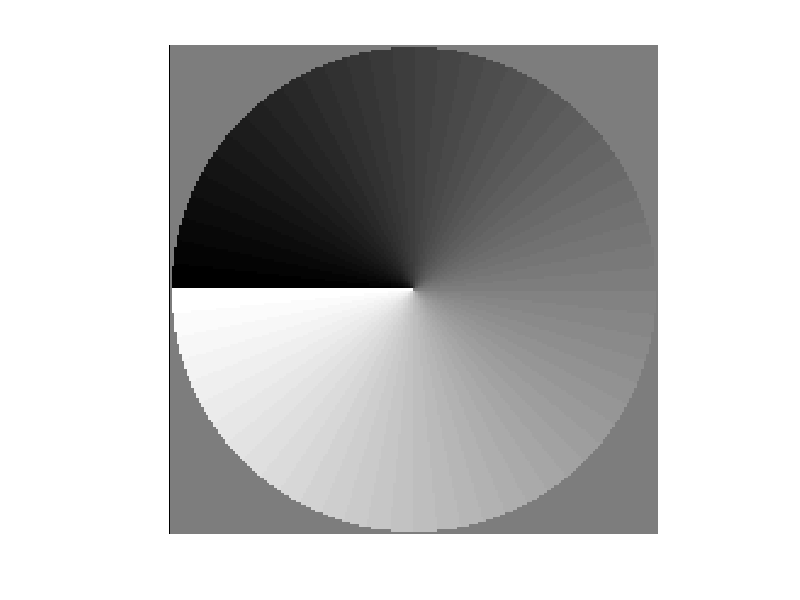

Recreate this plot in MATLAB. (Note: this script raises an error after producing the figure.)
%Calculation of the optical fields using Debye theory.
%unit: um

clc
clear all
%%%%%%%%%%%%%%%%%%%%%%%%%%%%%%%%%%%%%%%%%%%%%%%%%%%%%%%%%%%%%%%%%%%%%%%%%%%%%%%%%%%%%%%%%%%%%%%%%%%%%%%%%%%%%%%%%%%%%%%%
M = 201;
global lamda k n1 NA fo
n1 = 1.514;
z = 0e0;
Mo = 100;
F = 180e3;
N=(M-1)/2; 
lamda = 800e-3;
NA = 1.4; 
fo=F./Mo;
R=fo.*NA;
k = (2.*pi)./lamda;
polar='rc';
m=linspace(-M/2,M/2,M);
n=linspace(-M/2,M/2,M);
[m n] = meshgrid(m,n); 
th=asin(NA.*sqrt(m.^2 + n.^2)./(N.*n1));
thh=th;
th(thh>asin(NA./n1))=0;
phi = atan2 (n,m);
phi(phi<0) = phi(phi<0)+2.*pi;
%%%%%%%%%%%%%%%%%%%%%%%%%%%%%%%%%%%%%%%%%%%%%%%%%%%%%%%%%%%%%%%%%
Fi=mod(phi.*1,2*pi); 
%%%%%%%%%%%%%%%%%%%%%%%%%%%%%%%%%%%%%%%%%%%%%%%%%%%%%%%%%%%%%%%%
E0 = ones(M);
E = E0.*exp(i.*Fi);
E(thh>asin(NA./n1))=0;
figure
imshow(angle(E),[]); 
% %%%%%%%%%%%%%%%%%%%%%%%%%%%%%%%%%%%%%%%%%%%%%%%%%%%%%%%%%%%%%%%%%%%%%%%%%%%%%%%%%%%%%%%%%%%%%%%%%%%%%%%%%%%%%%%%%%%%%%%%
my=501;
mx=501;
startx = -0.8e0; 
endx = 0.8e0;  
starty = -0.8e0; 
endy = 0.8e0;
%%%%%%%%%%%%%%%%%%%%%%%%%%%%%%%%%%%%%%%%%%%%%%%%%%%%%%%%%%%%%%%%%%%%%%%%%%%%%%%%%%%%%%%%%%%%%%%%%%%%%%%%%%%%%%%%%%%%%%%%
[Ex Ey Ez] = Vector_Bluestein(E,M,polar,startx,endx,starty,endy,z,mx,my); 
%%%%%%%%%%%%%%%%%%%%%%%%%%%%
Ix = abs(Ex).^2;
Iy = abs(Ey).^2;
Iz = abs(Ez).^2;
Phasex=angle(Ex);
Phasey=angle(Ey);
Phasez=angle(Ez);
I = Ix+Iy+Iz;
Imax=max(max(I));
I=I./Imax;
Ix=Ix./Imax;
Iy=Iy./Imax;
Iz=Iz./Imax;
%%%%%%%%%%%%%%%%%%%%%%%%%%%% 
x = linspace(startx,endx,mx);
y = linspace(starty,endy,my);
figure
surfc(x./lamda,y./lamda,I), colormap hot, axis equal, view([0, -270]),colorbar,shading interp;
set(gca,'YTick',[-1:1:1],'XTick',[-1:1:1],'FontSize',24) 
% saveas(gcf,'cxyIntensity.png');
figure
surfc(x./lamda,y./lamda,Ix), colormap hot, axis equal, view([0, -270]),colorbar,shading interp;
set(gca,'YTick',[-1:1:1],'XTick',[-1:1:1],'FontSize',24)   
% saveas(gcf,'cxyIntensityx.png');
figure
surfc(x./lamda,y./lamda,Iy), colormap hot, axis equal, view([0, -270]),colorbar,shading interp;
set(gca,'YTick',[-1:1:1],'XTick',[-1:1:1],'FontSize',24)   
% saveas(gcf,'cxyIntensityy.png');
figure
surfc(x./lamda,y./lamda,Iz), colormap hot, axis equal, view([0, -270]),colorbar,shading interp;
set(gca,'YTick',[-1:1:1],'XTick',[-1:1:1],'FontSize',24) 
% saveas(gcf,'cxyIntensitz.png');
figure
surfc(x./lamda,y./lamda,Phasex), colormap hot, axis equal, view([0, -270]),colorbar('Ticks',[-3,0,3]),shading interp;
set(gca,'YTick',[-1:1:1],'XTick',[-1:1:1],'FontSize',24)   
% saveas(gcf,'cxyphasex.png');
figure
surfc(x./lamda,y./lamda,Phasey), colormap hot, axis equal, view([0, -270]),colorbar('Ticks',[-3,0,3]),shading interp;
set(gca,'YTick',[-1:1:1],'XTick',[-1:1:1],'FontSize',24)  
% saveas(gcf,'cxyphasey.png');
figure
surfc(x./lamda,y./lamda,Phasez), colormap hot, axis equal, view([0, -270]),colorbar('Ticks',[-3,0,3]),shading interp;
set(gca,'YTick',[-1:1:1],'XTick',[-1:1:1],'FontSize',24)   
% saveas(gcf,'cxyphasez.png');

%%%%%%%%%%%%%%%%%%%%%%%%%%%%%%%%%%%%%%%%%%%%%%%%%%%%%%%%%
startz=-0.8e0;
endz=0.8e0;
mz=100;
my=100;
mx=1;
II=zeros(my,mz);
h=waitbar(0,'Caculating XZ plane...');
index=0;
loop=mz;
for z=linspace(startz,endz,mz)
 %%%%%%%%%%%%%%%%%%%%%%%%%%%%%%%%%%%%%%%%%%%%%%%%%%%%%%%%%%%%%%%%%%%%%%%%%%%%%%%%%%%%%%%%%%%%%%%%%%%%%%%%%%%%%%%%%%%%%%%%
 [Ex Ey Ez] = Vector_Bluestein(E,M,polar,0,0,starty,endy,z,mx,my); 
%%%%%%%%%%%%%%%%%%%%%%%%%%%%%%%%%%%%%%%%%%%%%%%%%%%%%%%%%%%%%%%%%%%%%%%%%%%%%%%%%%%%%%%%%%%%%%%%%%%%%%%%%%%%%%%%%%%%%%%%
Ix = abs(Ex).^2;
Iy = abs(Ey).^2;
Iz = abs(Ez).^2;
I = Ix+Iy+Iz;
index=index+1;
waitbar(index./loop)
II(:,index)=I(:,round((mx+1)/2));
end
close(h);
IImax=max(max(II));

z=linspace(startz,endz,mz);
y=linspace(starty,endy,my);
figure
surfc(z./lamda,y./lamda,II./IImax), colormap hot, axis equal, view([0, -270]),colorbar,
shading interp
set(gca,'YTick',[-1:1:1],'XTick',[-1:1:1],'FontSize',24)
% saveas(gcf,'cxzIntensity.png');
